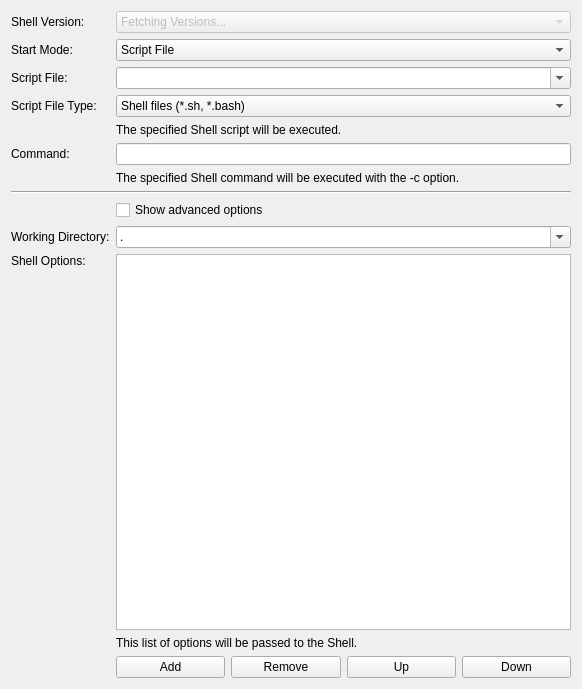
<?xml version="1.0" encoding="UTF-8"?>
<ui version="4.0">
 <class>ProgramPageShell</class>
 <widget class="QWidget" name="ProgramPageShell">
  <property name="geometry">
   <rect>
    <x>0</x>
    <y>0</y>
    <width>582</width>
    <height>689</height>
   </rect>
  </property>
  <property name="windowTitle">
   <string>Form</string>
  </property>
  <layout class="QVBoxLayout" name="verticalLayout">
   <item>
    <layout class="QGridLayout" name="gridLayout">
     <item row="0" column="0">
      <widget class="QLabel" name="label">
       <property name="text">
        <string>Shell Version:</string>
       </property>
       <property name="buddy">
        <cstring>combo_version</cstring>
       </property>
      </widget>
     </item>
     <item row="0" column="1" colspan="4">
      <widget class="QComboBox" name="combo_version">
       <property name="enabled">
        <bool>false</bool>
       </property>
       <property name="sizePolicy">
        <sizepolicy hsizetype="Preferred" vsizetype="Fixed">
         <horstretch>1</horstretch>
         <verstretch>0</verstretch>
        </sizepolicy>
       </property>
       <item>
        <property name="text">
         <string>Fetching Versions...</string>
        </property>
       </item>
      </widget>
     </item>
     <item row="1" column="0">
      <widget class="QLabel" name="label_3">
       <property name="text">
        <string>Start Mode:</string>
       </property>
       <property name="buddy">
        <cstring>combo_start_mode</cstring>
       </property>
      </widget>
     </item>
     <item row="1" column="1" colspan="4">
      <widget class="QComboBox" name="combo_start_mode">
       <item>
        <property name="text">
         <string>Script File</string>
        </property>
       </item>
       <item>
        <property name="text">
         <string>Command</string>
        </property>
       </item>
      </widget>
     </item>
     <item row="2" column="0">
      <widget class="QLabel" name="label_script_file">
       <property name="text">
        <string>Script File:</string>
       </property>
       <property name="buddy">
        <cstring>combo_script_file</cstring>
       </property>
      </widget>
     </item>
     <item row="2" column="1" colspan="4">
      <widget class="QComboBox" name="combo_script_file">
       <property name="editable">
        <bool>true</bool>
       </property>
       <property name="insertPolicy">
        <enum>QComboBox::NoInsert</enum>
       </property>
      </widget>
     </item>
     <item row="4" column="1" colspan="4">
      <widget class="QLabel" name="label_script_file_help">
       <property name="text">
        <string>The specified Shell script will be executed.</string>
       </property>
       <property name="wordWrap">
        <bool>true</bool>
       </property>
      </widget>
     </item>
     <item row="5" column="0">
      <widget class="QLabel" name="label_command">
       <property name="text">
        <string>Command:</string>
       </property>
       <property name="buddy">
        <cstring>edit_command</cstring>
       </property>
      </widget>
     </item>
     <item row="5" column="1" colspan="4">
      <widget class="QLineEdit" name="edit_command"/>
     </item>
     <item row="6" column="1" colspan="4">
      <widget class="QLabel" name="label_command_help">
       <property name="text">
        <string>The specified Shell command will be executed with the -c option.</string>
       </property>
       <property name="wordWrap">
        <bool>true</bool>
       </property>
      </widget>
     </item>
     <item row="8" column="1" colspan="4">
      <widget class="QCheckBox" name="check_show_advanced_options">
       <property name="text">
        <string>Show advanced options</string>
       </property>
      </widget>
     </item>
     <item row="9" column="0">
      <widget class="QLabel" name="label_working_directory">
       <property name="text">
        <string>Working Directory:</string>
       </property>
      </widget>
     </item>
     <item row="9" column="1" colspan="4">
      <widget class="QComboBox" name="combo_working_directory">
       <property name="editable">
        <bool>true</bool>
       </property>
       <property name="insertPolicy">
        <enum>QComboBox::NoInsert</enum>
       </property>
       <item>
        <property name="text">
         <string>.</string>
        </property>
       </item>
      </widget>
     </item>
     <item row="10" column="0">
      <widget class="QLabel" name="label_options">
       <property name="text">
        <string>Shell Options:</string>
       </property>
       <property name="alignment">
        <set>Qt::AlignLeading|Qt::AlignLeft|Qt::AlignTop</set>
       </property>
      </widget>
     </item>
     <item row="10" column="1" colspan="4">
      <widget class="ExpandingListWidget" name="list_options"/>
     </item>
     <item row="11" column="1" colspan="4">
      <widget class="QLabel" name="label_options_help">
       <property name="text">
        <string>This list of options will be passed to the Shell.</string>
       </property>
       <property name="wordWrap">
        <bool>true</bool>
       </property>
      </widget>
     </item>
     <item row="12" column="1">
      <widget class="QPushButton" name="button_add_option">
       <property name="text">
        <string>Add</string>
       </property>
      </widget>
     </item>
     <item row="12" column="2">
      <widget class="QPushButton" name="button_remove_option">
       <property name="text">
        <string>Remove</string>
       </property>
      </widget>
     </item>
     <item row="12" column="3">
      <widget class="QPushButton" name="button_up_option">
       <property name="text">
        <string>Up</string>
       </property>
      </widget>
     </item>
     <item row="12" column="4">
      <widget class="QPushButton" name="button_down_option">
       <property name="text">
        <string>Down</string>
       </property>
      </widget>
     </item>
     <item row="7" column="0" colspan="5">
      <widget class="Line" name="line">
       <property name="orientation">
        <enum>Qt::Horizontal</enum>
       </property>
      </widget>
     </item>
     <item row="3" column="1" colspan="4">
      <widget class="QComboBox" name="combo_script_file_type">
       <property name="currentIndex">
        <number>1</number>
       </property>
       <item>
        <property name="text">
         <string>All files</string>
        </property>
       </item>
       <item>
        <property name="text">
         <string>Shell files (*.sh, *.bash)</string>
        </property>
       </item>
      </widget>
     </item>
     <item row="3" column="0">
      <widget class="QLabel" name="label_script_file_type">
       <property name="text">
        <string>Script File Type:</string>
       </property>
      </widget>
     </item>
    </layout>
   </item>
  </layout>
 </widget>
 <customwidgets>
  <customwidget>
   <class>ExpandingListWidget</class>
   <extends>QListWidget</extends>
   <header location="global">brickv.plugin_system.plugins.red.program_wizard_utils</header>
  </customwidget>
 </customwidgets>
 <tabstops>
  <tabstop>combo_version</tabstop>
  <tabstop>combo_start_mode</tabstop>
  <tabstop>combo_script_file</tabstop>
  <tabstop>edit_command</tabstop>
  <tabstop>check_show_advanced_options</tabstop>
  <tabstop>combo_working_directory</tabstop>
  <tabstop>list_options</tabstop>
  <tabstop>button_add_option</tabstop>
  <tabstop>button_remove_option</tabstop>
  <tabstop>button_up_option</tabstop>
  <tabstop>button_down_option</tabstop>
 </tabstops>
 <resources/>
 <connections/>
</ui>
